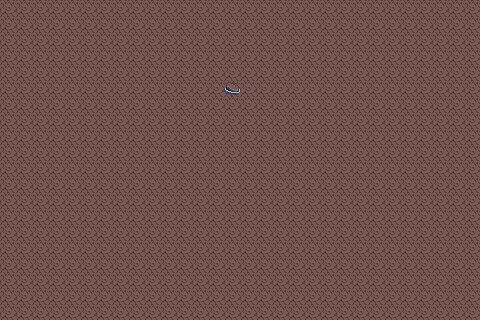

A level layout from a 2D game, rendered from its tile map. Below: a short description, then the map file with tile-grid data replaced by summaries:
An orthogonal 30x20 tile map with 16x16 px tiles, 7 tile layers (Floor, L1, L2, L3, ...) and 1 object.

<map version="1.10" tiledversion="1.11.2" orientation="orthogonal" renderorder="right-down" width="30" height="20" tilewidth="16" tileheight="16" infinite="0" nextlayerid="12" nextobjectid="2">
 <properties>
  <property name="pos" type="class" propertytype="pos3">
   <properties>
    <property name="x" type="int" value="0" />
    <property name="y" type="int" value="0" />
    <property name="z" type="int" value="0" />
   </properties>
  </property>
 </properties>
 <tileset firstgid="1" source="../../game/assets/art/cave.tsx" />
 <layer id="1" name="Floor" width="30" height="20">
  <data>[600 cells, 600 non-empty, 1 distinct tile ids]</data>
 </layer>
 <layer id="5" name="L1" width="30" height="20">
  <data>[600 cells, 1 non-empty, 1 distinct tile ids]</data>
 </layer>
 <layer id="8" name="L2" width="30" height="20">
  <data>[600 cells, 0 non-empty, 0 distinct tile ids]</data>
 </layer>
 <layer id="7" name="L3" width="30" height="20">
  <data>[600 cells, 0 non-empty, 0 distinct tile ids]</data>
 </layer>
 <layer id="9" name="L4" width="30" height="20">
  <data>[600 cells, 0 non-empty, 0 distinct tile ids]</data>
 </layer>
 <layer id="10" name="Block" width="30" height="20">
  <data>[600 cells, 0 non-empty, 0 distinct tile ids]</data>
 </layer>
 <layer id="4" name="Items" width="30" height="20">
  <data>[600 cells, 0 non-empty, 0 distinct tile ids]</data>
 </layer>
 <objectgroup id="11" name="Portals">
  <object id="1" x="224" y="80.5455" width="16.1818" height="15.2727">
   <properties>
    <property name="p1" type="class" propertytype="potal">
     <properties>
      <property name="room" value="d1" />
      <property name="world" value="floor" />
      <property name="x" type="int" value="5" />
      <property name="y" type="int" value="5" />
     </properties>
    </property>
   </properties>
  </object>
 </objectgroup>
</map>
